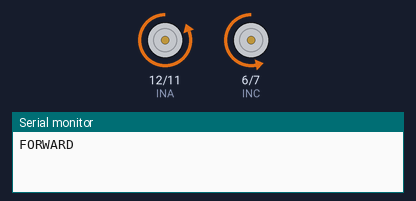
The sketch below on a simulated Arduino Uno, built with avr-gcc and run on an emulated ATmega328P. On the bench: motor-driver pin pairs drawn as motors (green arrow = first pin HIGH = forward, orange = second pin HIGH = backward, longer = more drive, scaled by the enable pin), the last lines printed to the serial monitor.

Above: at 0.5 s.
At 2.2 s:
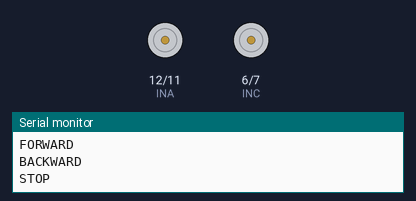
At 4.0 s:
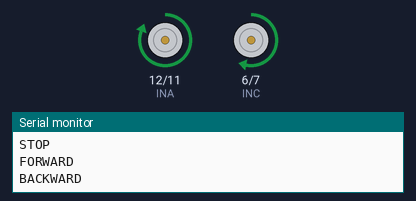
Timing chart, 0 to 5.8 s (numbered marks = the images above):
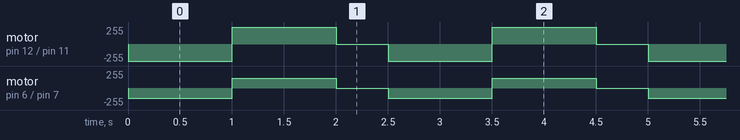

The sketch:

motor_direction_test.ino
```cpp
// Motor direction check (18 Aug 2026), using the same motor code as
// firmware/balance. Both wheels should roll FORWARD together for 1 s, then
// BACKWARD together for 1 s, then stop.
// If the left wheel goes the other way: swap its wires on OUT3/OUT4, or set
// LEFT_MOTOR_REVERSED to 1 here AND in firmware/balance.
#define LEFT_MOTOR_REVERSED 0

#define ENA 2
#define INA 12
#define INB 11
#define ENB 3
#define INC 6
#define IND 7

void driveChannel(int speed, int inA, int inB, int en, bool reversed) {
  if (reversed) speed = -speed;
  if      (speed > 0) { digitalWrite(inA, LOW);  digitalWrite(inB, HIGH); }
  else if (speed < 0) { digitalWrite(inA, HIGH); digitalWrite(inB, LOW);  }
  else                { digitalWrite(inA, LOW);  digitalWrite(inB, LOW);  }
  analogWrite(en, abs(speed));
}

void setBoth(int speed) {
  driveChannel(speed, INA, INB, ENA, false);                 // right
  driveChannel(speed, INC, IND, ENB, LEFT_MOTOR_REVERSED);   // left
}

void setup() {
  Serial.begin(115200);
  pinMode(ENA, OUTPUT); pinMode(INA, OUTPUT); pinMode(INB, OUTPUT);
  pinMode(ENB, OUTPUT); pinMode(INC, OUTPUT); pinMode(IND, OUTPUT);
}

void loop() {
  Serial.println("FORWARD");  setBoth(150);  delay(1000);
  Serial.println("BACKWARD"); setBoth(-150); delay(1000);
  Serial.println("STOP");     setBoth(0);    delay(500);
}
```

Measured:
- by itself, motor on pin 12 (INA) / pin 11 (INB): repeats every 2.5 s: forward 255/255 1.0 s, stopped 0.50 s, backward 255/255 1.0 s
- by itself, motor on pin 6 (INC) / pin 7 (IND): repeats every 2.5 s: forward 150/255 1.0 s, stopped 0.50 s, backward 150/255 1.0 s
